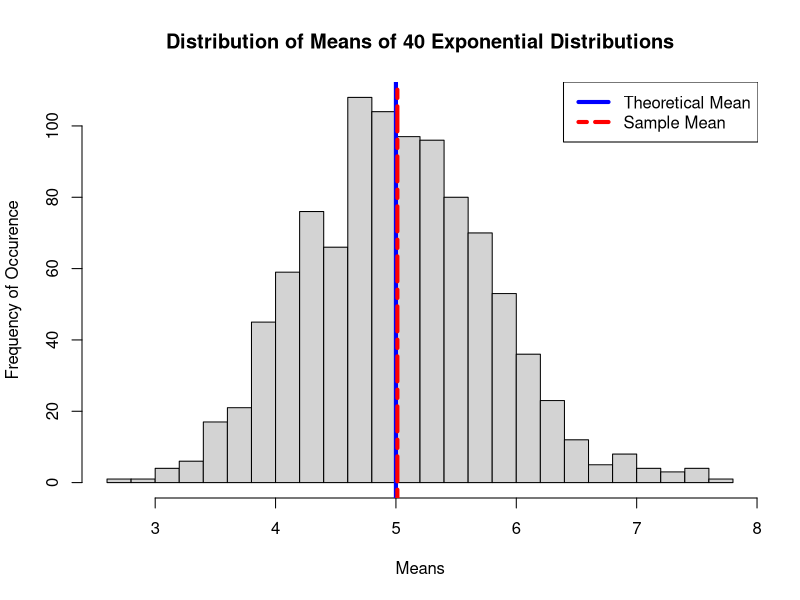

R code for this plot:
## ---- chunk 1
knitr::opts_chunk$set(echo = TRUE, cache = TRUE)
## ---- chunk 2
# loading the required libraries
library(ggplot2)
## ---- chunk 3
# setting some default values for this exercise

# setting a seed for reproducibility
set.seed(123)

# initializing a variable to store the lambda value of the exponential distribution
l <- 0.2

# initializing a variable to store the size for each simulation
n <- 40

# initializing a variable to store the number of repetitons of the simulation
repNum <- 1000
## ---- chunk 4
# generating the values for 40 exponential distributions, which is repeated 1000 times
expData <- matrix(rexp(repNum * n, rate = l), nrow = repNum, ncol = n)
# the matrix will having the values of 40 exponential distributions in each row

# calculating the mean for each simulation of 40 exponential distributions
meanSim <- apply(expData, 1, mean)
## ---- chunk 5
# calculating the theoretical mean
theoryMean <- 1 / l

# calculating the sample mean 
sampleMean <- mean(meanSim)

# creating the histogram of the distribution of means
hist(meanSim, breaks = 30, 
     main = "Distribution of Means of 40 Exponential Distributions", 
     xlab = "Means", ylab = "Frequency of Occurence")

# showing the theoretical mean and sample mean in the histogram
abline(v = theoryMean, col = "blue", lwd = 4, lty = 1)
abline(v = sampleMean, col = "red", lwd = 4, lty = 6)

# highlighting the theoretical mean and sample mean
legend(x = "topright", lwd = 4, lty = c(1, 6), col = c("blue", "red"), 
       legend = c("Theoretical Mean", "Sample Mean"))
## ---- chunk 6
# displaying the sample mean
sampleMean
## ---- chunk 7
# displaying the theoretical mean
theoryMean
## ---- chunk 8
# calculating and displaying the sample variance
sampleVar <- var(meanSim)
sampleVar
## ---- chunk 9
# calculating and displaying the theoretical standard
theoryVar <- ((1 / l)^2) / n
theoryVar
